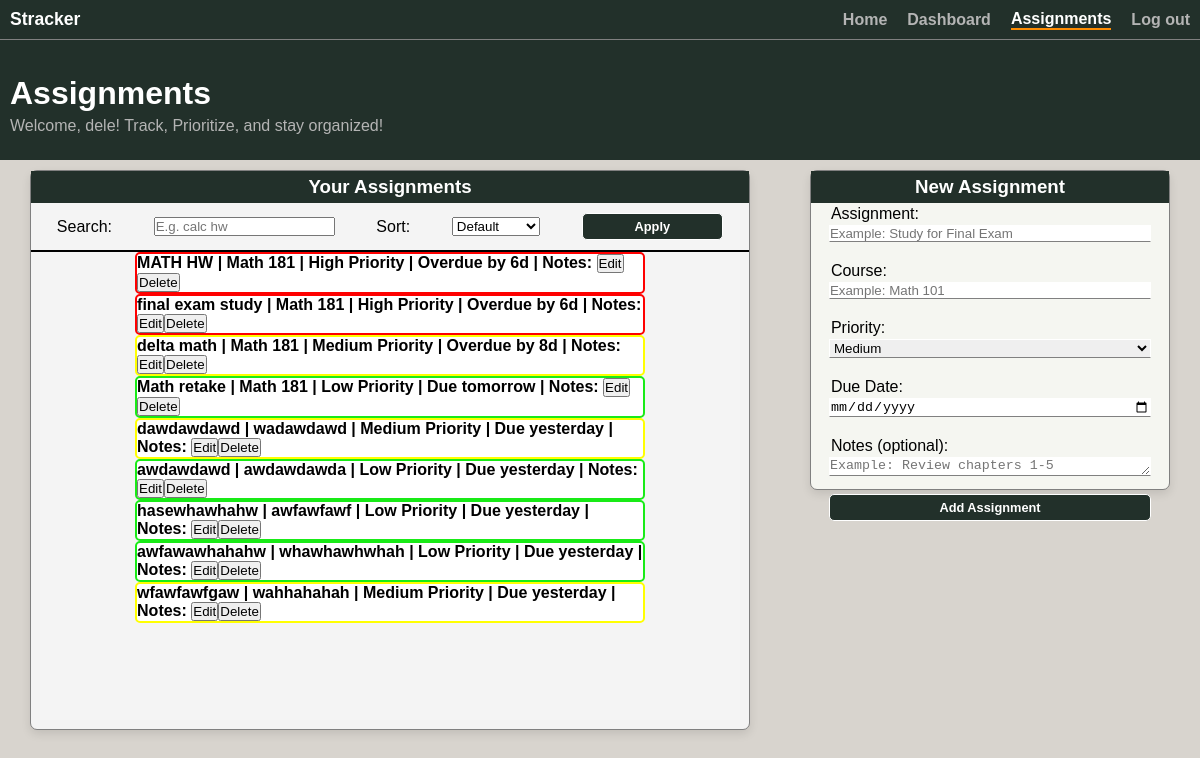
The page /assignments (signed in) on the database as committed earlier.
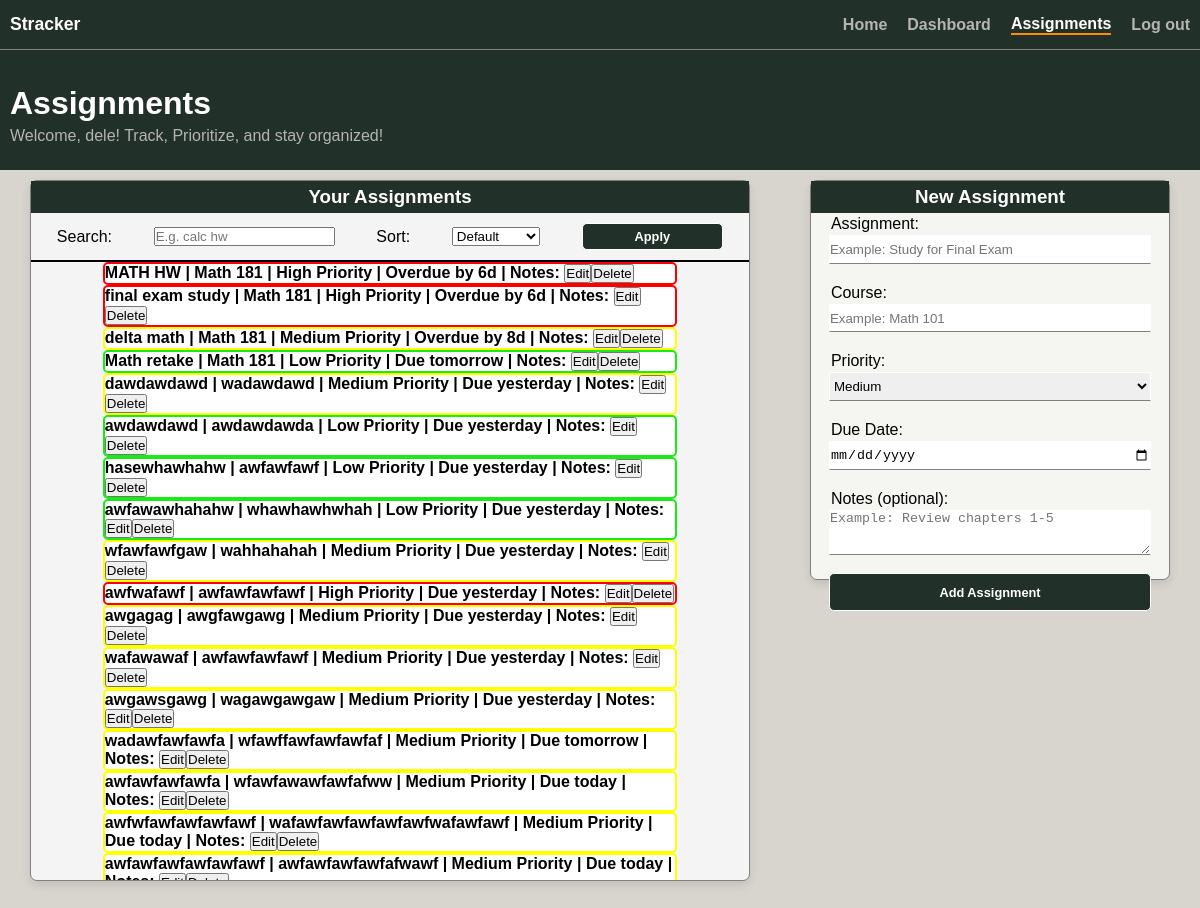
The same page on the database as committed later.
### app/models.py (models this page shows)
class User(db.Model, UserMixin):
    id = db.Column(db.Integer, primary_key=True)
    email = db.Column(db.String(150), unique=True)
    username = db.Column(db.String(150), unique=True)
    password = db.Column(db.String(1000))
    assignments = db.relationship("Assignment")

class Assignment(db.Model):
    id = db.Column(db.Integer, primary_key=True)
    name = db.Column(db.String(150))
    course = db.Column(db.String(150))
    priority = db.Column(db.String(150))
    due_date = db.Column(db.Date)
    notes = db.Column(db.String(10000))
    completion_status = db.Column(db.Boolean, default=False)
    student = db.Column(db.Integer, db.ForeignKey('user.id'))
    def __repr__(self):
        return f'<Assignment {self.id}>'
    def days_until_due(self):
        try:
            return (self.due_date - date.today()).days
        except ValueError:
            return 9999
    def due_label(self):
        days = self.days_until_due()
        if days < -1:
            return f"Overdue by {abs(days)}d"
        elif days == -1:
            return f"Due yesterday"
        elif days == 0:
            return "Due today"
        elif days == 1:
            return "Due tomorrow"
        elif 1 < days <= 6:
            return f"Due in {days} days"
        elif days ==7:
            return "Due in 1 week"
        else:
            return f"Due date: {self.due_date.strftime('%m/%d/%Y')}"

### app/dashboard/routes.py (the view, shortened to what this page needs)
@views.route("/assignments", methods = ["GET", "POST"])
@login_required
def assignments():
    search_query = request.args.get("search", "").strip()
    sort_by = request.args.get("sorting-method", "Default")
    query = Assignment.query.filter_by(student=current_user.id)
    if search_query:
        query = query.filter(Assignment.name.ilike(f"%{search_query}%"))
    if sort_by == "Due Date":
        query = query.order_by(Assignment.due_date)
    elif sort_by == "Name":
        query = query.order_by(Assignment.name)
    elif sort_by == "Course":
        query = query.order_by(Assignment.course)
    elif sort_by == "Completed":
        query = query.filter(Assignment.completion_status.is_(True))
    elif sort_by == "Incomplete":
        query = query.filter(Assignment.completion_status.is_(False))
    assignments = query.all()
    print(assignments)
    return render_template("assignments.html", user=current_user, assignments = assignments)

### app/__init__.py (called while the page is built)
def create_app():
    app = Flask(__name__)
    app.config['SECRET_KEY'] = os.environ.get("SECRET_KEY")
    app.config['SQLALCHEMY_DATABASE_URI'] = 'sqlite:///database.db'
    db.init_app(app)
    from app.auth.routes import auth
    from app.dashboard.routes import views
    app.register_blueprint(auth, url_prefix="/auth")
    app.register_blueprint(views, url_prefix="/")
    from .models import User, Assignment
    login_manager = LoginManager()
    login_manager.login_view = "auth.login"
    login_manager.init_app(app)
    @login_manager.user_loader
    def load_user(id):
        return User.query.get(int(id))
    if not path.exists('app/' + "database.db"):
        with app.app_context():
            db.create_all()
        print('Created Database!')
    return app

### app/templates/assignments.html (shortened to what this page needs)
{% extends "index.html" %}
{% block content %}
    <nav class="navbar">
        <span id="stracker">Stracker</span>
        {% if user.is_authenticated %}
        <a class = "navigation-link" href="/">Home</a>
        <a class = "navigation-link" href="/dashboard">Dashboard</a>
        <a class = "navigation-link current" href="/assignments">Assignments</a>
        <a class = "navigation-link" href="/auth/logout">Log out</a>
        {% else %}
        <a class = "navigation-link" href="/">Home</a>
        <a class = "navigation-link" href="/auth/login">Login</a>
        <a class = "navigation-link" href="/auth/sign-up">Sign-Up</a>
        {% endif %}
    </nav>
    <header>
        <h1>Assignments</h1>
        <p>Welcome, {{ user.username }}! Track, Prioritize, and stay organized!</p>
    </header>
    <div class="parent-assignment-container">
        <div class="assignments-container box-shadow">
            <h3 class="center container-header">Your Assignments</h3>
            <form id="assignments-taskbar" method="GET">
                <label for="search">Search: </label>
                <input type="text" id="search" name="search" placeholder="E.g. calc hw" value="{{ request.args.get('search', '') }}">
                <label for="sorting-method">Sort: </label>
                <select id="sorting-method" name="sorting-method">
                    <option value="Default" {% if request.args.get('sorting-method', 'Default') == 'Default' %}selected{% endif %}>Default</option>
                </select>
                <button type="submit" id="submit-sort">Apply</button>
            </form>
            <div class="assignments-list">
                <ul id="assignments">
                    {% for assignment in assignments %}
                    {% if assignment.priority == "High" %}
                    <li class="assignment high-priority">{{ assignment.name }} | {{ assignment.course }} | {{ assignment.priority }} Priority | {{ assignment.due_label()}} | Notes: {{ assignment.notes }}<form method="POST" action="/delete-assignment/{{ assignment.id }}" style="display: inline;">
                        <input type="button" value="Edit" onclick="window.location.href='/edit-assignment/{{ assignment.id }}'"><input type="submit" value="Delete">
                    </form></li>
                    {% elif assignment.priority == "Medium" %}
                    <li class="assignment medium-priority">{{ assignment.name }} | {{ assignment.course }} | {{ assignment.priority }} Priority | {{ assignment.due_label()}} | Notes: {{ assignment.notes }}<form method="POST" action="/delete-assignment/{{ assignment.id }}" style="display: inline;">
                        <input type="button" value="Edit" onclick="window.location.href='/edit-assignment/{{ assignment.id }}'"><input type="submit" value="Delete">
                    </form></li>
                    {% else %}
                    <li class="assignment low-priority">{{ assignment.name }} | {{ assignment.course }} | {{ assignment.priority }} Priority | {{ assignment.due_label()}} | Notes: {{ assignment.notes }}<form method="POST" action="/delete-assignment/{{ assignment.id }}" style="display: inline;">
                        <input type="button" value="Edit" onclick="window.location.href='/edit-assignment/{{ assignment.id }}'"><input type="submit" value="Delete">
                    </form></li>
                    {% endif %}
                    {% endfor %}
                </ul>
            </div>
        </div>
        <div id="new-assignment-container" class="box-shadow">
            <h3 class="center container-header">New Assignment</h3>
            <form method="POST" id="assignment-form">
                <label for="name">Assignment:</label>
                <input type="text" class="assignment-input" name="name" id="name" placeholder="Example: Study for Final Exam" required><br>
                <label for="course">Course:</label>
                <input type="text" class="assignment-input" name="course" id="course" placeholder="Example: Math 101" required><br>
                <label for="priority">Priority:</label>
                <select name="priority" class="assignment-input" id="priority" required>
                    <option value="Medium" selected>Medium</option>
                </select><br>
                <label for="due_date">Due Date:</label>
                <input type="date" class="assignment-input" name="due_date" id="due_date" required><br>
                <label for="notes">Notes (optional):</label>
                <textarea name="notes" id="notes" rows = "3" placeholder="Example: Review chapters 1-5"></textarea><br>
                <input id="add-assignment"type="submit" value="Add Assignment">
            </form>
        </div>
    </div>
{% endblock %}

### app/templates/index.html (shortened to what this page needs)
<!DOCTYPE html>
<html lang="en">
    <head>
        <link rel="stylesheet" href="{{ url_for('static', filename='styles.css') }}">
    </head>
    <body>
        {% block content %}{% endblock %}
    </body>
</html>

### app/static/styles.css (style rules this page uses)
* { margin: 0; padding: 0; box-sizing: border-box; }
body { font-family: Arial, sans-serif; background-color: rgb(216, 212, 206); display: flex; flex-direction: column; height: 100vh; overflow: hidden; }
#stracker { margin-right: auto; margin-left: 10px; font-weight: bold; color: white; font-size: 1.1rem; }
.assignments-container,.new-assignment-container { background-color: #f4f4f4; }
.navigation-link { text-decoration: none; margin: 10px; color: rgba(180, 180, 180); transition: all 0.3s ease; font-weight: bold; }
.current { border-bottom: 2px solid darkorange; color: white; }
.navbar { display: flex; width: 100vw; height: 5vh; background-color: #22302A; justify-content: end; align-items: center; border-bottom: 1px solid gray; flex: 0 0 auto; }
header { width: 100vw; background-color: #22302A; flex: 0 0 auto; }
header h1 { padding-top: 35px; padding-bottom: 5px; color: white; margin-left: 10px; }
header p { padding-bottom: 25px; color: rgba(180, 180, 180); margin-left: 10px; }
#new-assignment-container { background-color: #F5F6F1; border: 1px solid gray; border-radius: 7px; width: 30%; height: 40vh; padding: 0 0; margin: 0 auto; }
#assignment-form { height: 100%; display: flex; flex-direction: column; align-items: center; }
#assignment-form label { text-align: left; width: 90%; padding: 2px; }
#notes { width: 90%; border-top: 1px solid white; border-left: 1px solid white; border-right: 1px solid white; border-bottom: 1px solid gray; }
.assignment-input { width: 90%; height: 30px; border-top: 1px solid white; border-left: 1px solid white; border-right: 1px solid white; border-bottom: 1px solid gray; }
#add-assignment { background-color: #22302A; color: white; width: 90%; height: 40px; padding: 5px; border-radius: 5px; border: 1px solid white; font-size: .8rem; font-weight: bold; transition: all 0.3s ease; }
.assignments-container { display: flex; flex-direction: column; align-items: center; border: 1px solid gray; border-radius: 7px; width: 60%; height: 100%; padding: 0 0; margin: 0 auto; }
#submit-sort { background-color: #22302A; color: white; width: 20%; padding: 5px; border-radius: 5px; border: 1px solid white; font-size: .8rem; font-weight: bold; transition: all 0.3s ease; }
#assignments-taskbar { padding: 10px 5px; display: inline; display: flex; justify-content: space-around; align-items: center; width: 100%; border-bottom: 2px solid black; }
.high-priority { border: 2px solid red; }
.medium-priority { border: 2px solid yellow; }
.low-priority { border: 2px solid rgb(25, 235, 23); }
.assignments-list { width: 100%; height: 100%; overflow-y: scroll; display: flex; flex-direction: column; align-items: center; padding: 0 0; margin: 0 auto; }
.assignment { list-style: none; border-radius: 5px; font-weight: bold; width: 80%; transition: all 0.3s ease; margin: 0 auto; background-color: #FFFFFF; }
.container-header { width: 100%; margin-top: 0; padding: 5px; background-color: #22302A; color: white; }
.parent-assignment-container { display: flex; width: 100vw; height: 70vh; margin: 10px auto; }
.center { text-align: center; }
#assignments { list-style: none; }
.box-shadow { box-shadow: 0px 4px 10px 0px rgba(0, 0, 0, 0.1); }

Rows that differ between the two databases and show on the page:
added Assignment: name "awfwafawf", course "awfawfawfawf", priority "High", due_label "Due yesterday"
added Assignment: name "awgagag", course "awgfawgawg", priority "Medium", due_label "Due yesterday"
added Assignment: name "wafawawaf", course "awfawfawfawf", priority "Medium", due_label "Due yesterday"
added Assignment: name "awgawsgawg", course "wagawgawgaw", priority "Medium", due_label "Due yesterday"
added Assignment: name "wadawfawfawfa", course "wfawffawfawfawfaf", priority "Medium", due_label "Due tomorrow"
added Assignment: name "awfawfawfawfa", course "wfawfawawfawfafww", priority "Medium", due_label "Due today"
added Assignment: name "awfwfawfawfawfawf", course "wafawfawfawfawfawfwafawfawf", priority "Medium", due_label "Due today"
added Assignment: name "awfawfawfawfawfawf", course "awfawfawfawfafwawf", priority "Medium", due_label "Due today"
